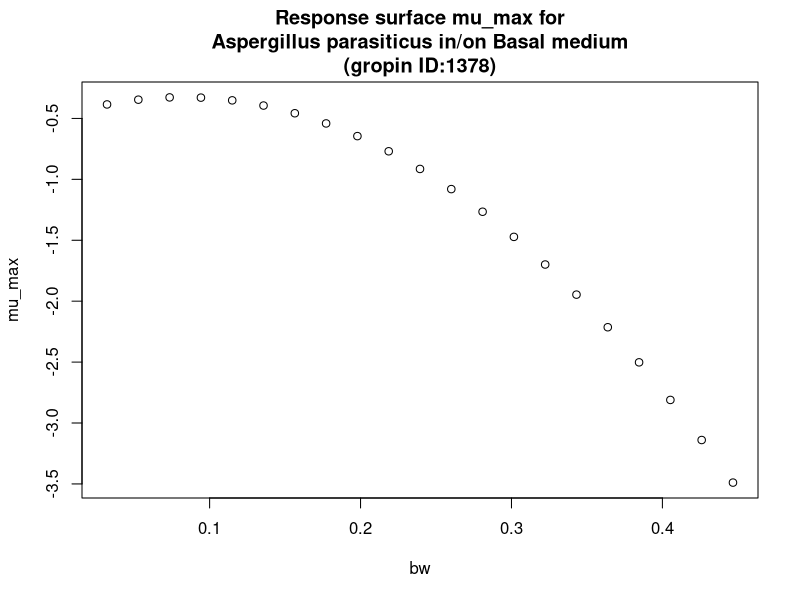

This chart was generated by the following R code:
#############################
# start of Parameter script
#############################
bw <- seq(0.032032,0.446753246753247,length.out=21)
#############################
# end of Parameter script
#############################
############################# 
# start of Model script Gropin ID 1378 
#############################
 
# constant coefficients for this model
 
variables <- data.frame(bw)
argumentsPar <- expand.grid(variables)
 
# heart of the model
response_surface <- function(bw) {
   mumax <-(-0.4857+3.901*bw-23.78*bw^2)

return(mumax=mumax)
} 

# output parameters
mumax <- cbind(argumentsPar,response_surface(argumentsPar['bw']))
colnames(mumax) <- c(colnames(argumentsPar),'mumax')
#############################
# End of Model script
#############################
############################# 
# start of Visualisation script Gropin ID 1378 
#############################
plot(bw,mumax$mumax,
                          xlab='bw',
                          ylab='mu_max',main='Response surface mu_max for
Aspergillus parasiticus in/on Basal medium
(gropin ID:1378)')
#############################
# End of Visualisation script
#############################
